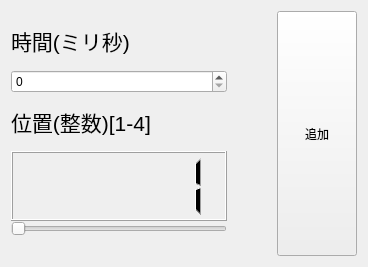
<?xml version="1.0" encoding="UTF-8"?>
<ui version="4.0">
 <class>AddTapNote</class>
 <widget class="QWidget" name="AddTapNote">
  <property name="geometry">
   <rect>
    <x>0</x>
    <y>0</y>
    <width>368</width>
    <height>267</height>
   </rect>
  </property>
  <property name="minimumSize">
   <size>
    <width>368</width>
    <height>267</height>
   </size>
  </property>
  <property name="maximumSize">
   <size>
    <width>368</width>
    <height>267</height>
   </size>
  </property>
  <property name="windowTitle">
   <string>Add Tap Note</string>
  </property>
  <property name="windowIcon">
   <iconset resource="main.qrc">
    <normaloff>:/arcaea_main/res/ase-256x256.png</normaloff>
    <normalon>:/arcaea_main/res/ase-256x256.png</normalon>:/arcaea_main/res/ase-256x256.png</iconset>
  </property>
  <layout class="QGridLayout" name="gridLayout_2">
   <item row="0" column="0">
    <layout class="QGridLayout" name="gridLayout">
     <property name="bottomMargin">
      <number>0</number>
     </property>
     <property name="horizontalSpacing">
      <number>50</number>
     </property>
     <property name="verticalSpacing">
      <number>9</number>
     </property>
     <item row="0" column="0">
      <layout class="QVBoxLayout" name="verticalLayout_4">
       <property name="sizeConstraint">
        <enum>QLayout::SetFixedSize</enum>
       </property>
       <property name="bottomMargin">
        <number>20</number>
       </property>
       <item>
        <widget class="QLabel" name="Y_start_label">
         <property name="font">
          <font>
           <pointsize>16</pointsize>
          </font>
         </property>
         <property name="text">
          <string>時間(ミリ秒)</string>
         </property>
        </widget>
       </item>
       <item>
        <widget class="QSpinBox" name="Y_start">
         <property name="maximum">
          <number>999999</number>
         </property>
        </widget>
       </item>
       <item>
        <widget class="QLabel" name="X_start_label">
         <property name="font">
          <font>
           <pointsize>16</pointsize>
          </font>
         </property>
         <property name="text">
          <string>位置(整数)[1-4]</string>
         </property>
        </widget>
       </item>
       <item>
        <widget class="QLCDNumber" name="lcdNumber">
         <property name="minimumSize">
          <size>
           <width>100</width>
           <height>70</height>
          </size>
         </property>
         <property name="intValue" stdset="0">
          <number>1</number>
         </property>
        </widget>
       </item>
       <item>
        <widget class="QSlider" name="horizontalSlider">
         <property name="minimum">
          <number>1</number>
         </property>
         <property name="maximum">
          <number>4</number>
         </property>
         <property name="orientation">
          <enum>Qt::Horizontal</enum>
         </property>
        </widget>
       </item>
      </layout>
     </item>
     <item row="0" column="1">
      <widget class="QPushButton" name="pushButton">
       <property name="sizePolicy">
        <sizepolicy hsizetype="Minimum" vsizetype="Preferred">
         <horstretch>0</horstretch>
         <verstretch>0</verstretch>
        </sizepolicy>
       </property>
       <property name="minimumSize">
        <size>
         <width>70</width>
         <height>0</height>
        </size>
       </property>
       <property name="text">
        <string>追加</string>
       </property>
      </widget>
     </item>
    </layout>
   </item>
  </layout>
 </widget>
 <resources>
  <include location="main.qrc"/>
 </resources>
 <connections>
  <connection>
   <sender>horizontalSlider</sender>
   <signal>valueChanged(int)</signal>
   <receiver>lcdNumber</receiver>
   <slot>display(int)</slot>
   <hints>
    <hint type="sourcelabel">
     <x>179</x>
     <y>286</y>
    </hint>
    <hint type="destinationlabel">
     <x>179</x>
     <y>243</y>
    </hint>
   </hints>
  </connection>
  <connection>
   <sender>pushButton</sender>
   <signal>clicked()</signal>
   <receiver>AddTapNote</receiver>
   <slot>new_note()</slot>
   <hints>
    <hint type="sourcelabel">
     <x>318</x>
     <y>133</y>
    </hint>
    <hint type="destinationlabel">
     <x>183</x>
     <y>133</y>
    </hint>
   </hints>
  </connection>
 </connections>
 <slots>
  <slot>new_note()</slot>
 </slots>
</ui>
